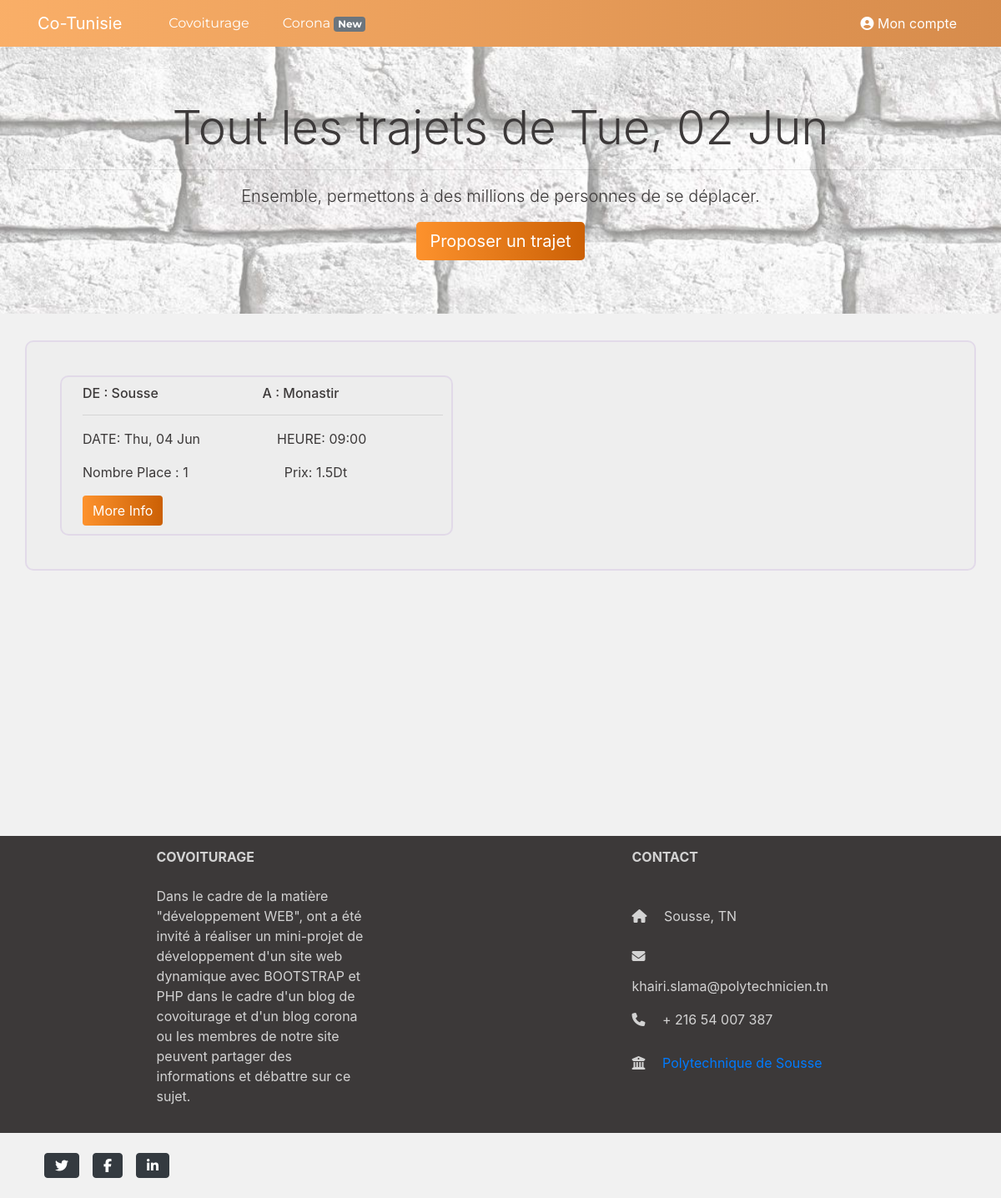
/search.php (signed in), run on the app's committed database.
### tables this page shows
CREATE TABLE `trajet` (
  `id_trajet` int(11) NOT NULL,
  `villeDep` varchar(255) NOT NULL,
  `empDep` varchar(255) NOT NULL,
  `villeArr` varchar(255) NOT NULL,
  `empArr` varchar(255) NOT NULL,
  `ddp` date NOT NULL,
  `tdp` time NOT NULL,
  `num` int(11) NOT NULL,
  `place` int(11) NOT NULL DEFAULT 1,
  `prix` float NOT NULL,
  `id_user` int(11) NOT NULL
);

### search.php (the view, shortened to what this page needs)
<?php include("partials/header.php");
if (ISSET($_SESSION['id'])){
    include("Server/Config.php");
    $villeDep = $_GET['villeDep'];
    $villeArr = $_GET['villeArr'];
    $dateDep = $_GET['ddp'];
    $res = mysqli_query($c, "SELECT * FROM `trajet` WHERE villeDep LIKE'%$villeDep%' AND villeArr LIKE '%$villeArr%' AND ddp LIKE '%$dateDep%'");
    $date = date_create($dateDep);
    ?>
    <section id="header" class="jumbotron text-center">
        <h3 class="display-4 pt-0">Tout les trajets de <?= date_format($date, "D, d M") ?></h3>
        <hr class="my-3">
        <p class="lead">Ensemble, permettons à des millions de personnes de se déplacer.</p>
        <a class="btn btn-primary btn-lg" href="newtrajet.php">Proposer un trajet</a>
    </section>
    <div class="article">
        <div class="row">
            <?php
            while ($l = mysqli_fetch_array($res)) {
                ?>
                <div class="col-md-5 article">
                    <h6 class='text-center'><span class="float-left">DE : <?= $l[1] ?></span>
                        <span>A : <?= $l[3] ?></span></h6>
                    <hr>
                    <?php
                    $date=date_create($l[5]);
                    $time=strtotime($l[6]);
                    ?>
                    <p class='text-center'><span class="float-left">DATE: <?= date_format($date, "D, d M") ?></span>
                        <span>HEURE: <?= date("H:i", $time) ?></span></p>
                    <p class='text-center'><span class="float-left">Nombre Place : <?= $l[8] ?></span>
                        <span>Prix: <?= $l[9] ?>Dt</span></p>
                    <div class="article-foot">
                        <a href="showcov.php?trajet=<?= $l[0] ?>" class="btn btn-primary">More Info</a><br>
                    </div>
                </div>
            <?php } ?>
        </div>
    </div>
    <?php
}else {
    header("location:login.php");
}
include("partials/footer.php"); ?>

### assets/css/main.css (style rules this page uses)
body { padding-top: 56px; color: #3c3939; background-color: #f1f1f1; }
#header { background: url("../imgs/header.jpg") center center / cover no-repeat; }
.article { background-color: rgba(235, 235, 235, 0.45); border: rgba(219, 206, 230, 0.6) 2px solid; border-radius: 10px; margin: 30px; padding: 10px 10px 10px 25px; }
.btn-primary { background: -webkit-linear-gradient(to right, rgb(253, 146, 45), rgb(203, 96, 05)); background: linear-gradient(to right, rgb(253, 146, 45), rgb(203, 96, 05)); outline: none; border: none; }

### data on the page
trajet: villeDep "Sousse", villeArr "Monastir", ddp "Thu, 04 Jun", tdp "09:00", place "1", prix "1.5"

### other printed values
date_format($date, "D, d M") "Tue, 02 Jun"
